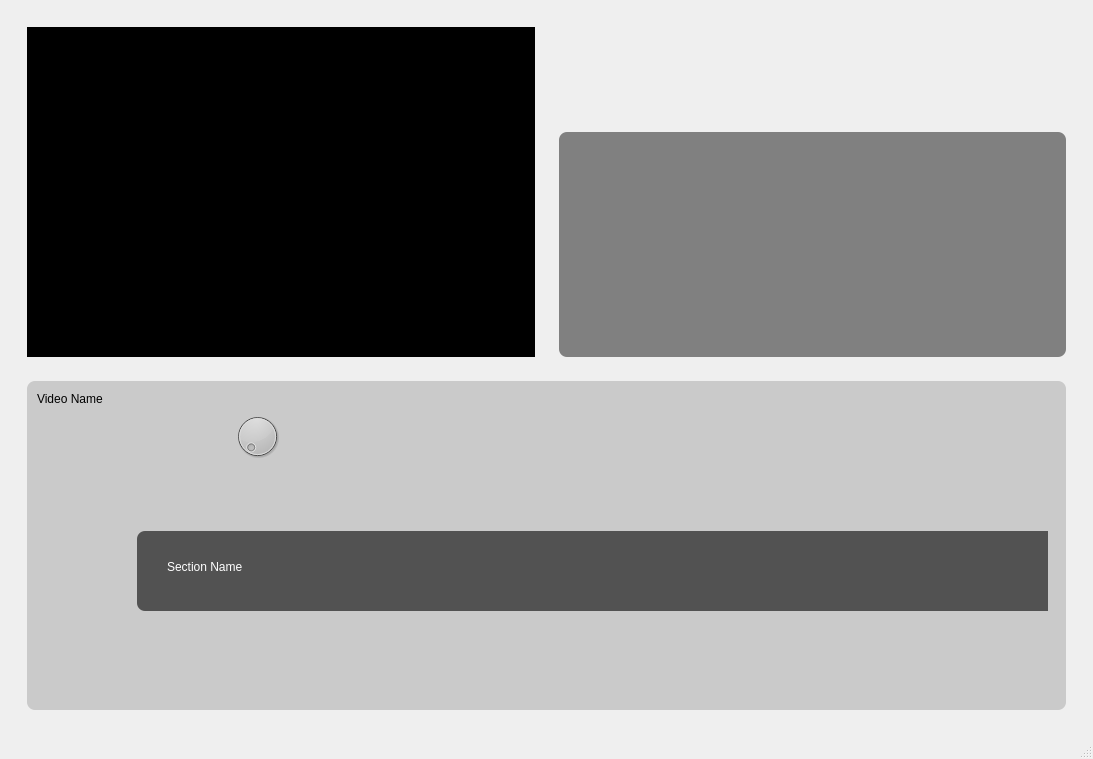
<?xml version="1.0" encoding="UTF-8"?>
<ui version="4.0">
 <class>EditWindow</class>
 <widget class="QMainWindow" name="EditWindow">
  <property name="geometry">
   <rect>
    <x>0</x>
    <y>0</y>
    <width>1093</width>
    <height>759</height>
   </rect>
  </property>
  <property name="windowTitle">
   <string>MainWindow</string>
  </property>
  <widget class="QWidget" name="centralwidget">
   <layout class="QGridLayout" name="gridLayout">
    <item row="0" column="0">
     <widget class="QWidget" name="widget" native="true">
      <layout class="QGridLayout" name="gridLayout_2">
       <item row="1" column="0" colspan="2">
        <widget class="QWidget" name="widget_2" native="true">
         <property name="styleSheet">
          <string notr="true">border:3px;</string>
         </property>
         <layout class="QVBoxLayout" name="verticalLayout">
          <item>
           <widget class="QWidget" name="widget_10" native="true">
            <property name="styleSheet">
             <string notr="true">background-color:rgb(202, 202, 202);
border-radius:8px;</string>
            </property>
            <widget class="QLabel" name="label">
             <property name="geometry">
              <rect>
               <x>10</x>
               <y>10</y>
               <width>81</width>
               <height>16</height>
              </rect>
             </property>
             <property name="text">
              <string>Video Name</string>
             </property>
            </widget>
            <widget class="QScrollArea" name="scrollArea_2">
             <property name="geometry">
              <rect>
               <x>0</x>
               <y>120</y>
               <width>1021</width>
               <height>131</height>
              </rect>
             </property>
             <property name="widgetResizable">
              <bool>true</bool>
             </property>
             <widget class="QWidget" name="scrollAreaWidgetContents_2">
              <property name="geometry">
               <rect>
                <x>0</x>
                <y>0</y>
                <width>1021</width>
                <height>131</height>
               </rect>
              </property>
              <widget class="QWidget" name="widget_15" native="true">
               <property name="geometry">
                <rect>
                 <x>110</x>
                 <y>30</y>
                 <width>1001</width>
                 <height>80</height>
                </rect>
               </property>
               <property name="styleSheet">
                <string notr="true">background-color:rgb(82, 82, 82)</string>
               </property>
               <widget class="QLabel" name="label_2">
                <property name="geometry">
                 <rect>
                  <x>30</x>
                  <y>20</y>
                  <width>151</width>
                  <height>31</height>
                 </rect>
                </property>
                <property name="styleSheet">
                 <string notr="true">color:rgb(255, 255, 255);</string>
                </property>
                <property name="text">
                 <string>Section Name</string>
                </property>
               </widget>
              </widget>
             </widget>
            </widget>
            <widget class="QWidget" name="widget_5" native="true">
             <property name="geometry">
              <rect>
               <x>10</x>
               <y>30</y>
               <width>261</width>
               <height>51</height>
              </rect>
             </property>
             <layout class="QHBoxLayout" name="horizontalLayout">
              <item>
               <widget class="QPushButton" name="folder_2">
                <property name="minimumSize">
                 <size>
                  <width>30</width>
                  <height>30</height>
                 </size>
                </property>
                <property name="maximumSize">
                 <size>
                  <width>30</width>
                  <height>30</height>
                 </size>
                </property>
                <property name="styleSheet">
                 <string notr="true">QPushButton
{
    border-radius:8px;
}

QPushButton:hover
{
    background-color:rgb(255, 235, 188);
}

QPushButton:pressed
{
    background-color:rgb(254, 198, 124);
}</string>
                </property>
                <property name="text">
                 <string/>
                </property>
                <property name="icon">
                 <iconset resource="resources.qrc">
                  <normaloff>:/pic/split-h.png</normaloff>:/pic/split-h.png</iconset>
                </property>
                <property name="iconSize">
                 <size>
                  <width>30</width>
                  <height>30</height>
                 </size>
                </property>
               </widget>
              </item>
              <item>
               <widget class="QPushButton" name="folder_3">
                <property name="minimumSize">
                 <size>
                  <width>30</width>
                  <height>30</height>
                 </size>
                </property>
                <property name="maximumSize">
                 <size>
                  <width>30</width>
                  <height>30</height>
                 </size>
                </property>
                <property name="styleSheet">
                 <string notr="true">QPushButton
{
    border-radius:8px;
}

QPushButton:hover
{
    background-color:rgb(255, 235, 188);
}

QPushButton:pressed
{
    background-color:rgb(254, 198, 124);
}</string>
                </property>
                <property name="text">
                 <string/>
                </property>
                <property name="icon">
                 <iconset resource="resources.qrc">
                  <normaloff>:/pic/lvjing.png</normaloff>:/pic/lvjing.png</iconset>
                </property>
                <property name="iconSize">
                 <size>
                  <width>30</width>
                  <height>30</height>
                 </size>
                </property>
               </widget>
              </item>
              <item>
               <widget class="QPushButton" name="folder_4">
                <property name="minimumSize">
                 <size>
                  <width>30</width>
                  <height>30</height>
                 </size>
                </property>
                <property name="maximumSize">
                 <size>
                  <width>30</width>
                  <height>30</height>
                 </size>
                </property>
                <property name="styleSheet">
                 <string notr="true">QPushButton
{
    border-radius:8px;
}

QPushButton:hover
{
    background-color:rgb(255, 235, 188);
}

QPushButton:pressed
{
    background-color:rgb(254, 198, 124);
}</string>
                </property>
                <property name="text">
                 <string/>
                </property>
                <property name="icon">
                 <iconset resource="resources.qrc">
                  <normaloff>:/pic/lock.png</normaloff>:/pic/lock.png</iconset>
                </property>
                <property name="iconSize">
                 <size>
                  <width>30</width>
                  <height>30</height>
                 </size>
                </property>
               </widget>
              </item>
              <item>
               <widget class="QPushButton" name="folder_5">
                <property name="minimumSize">
                 <size>
                  <width>30</width>
                  <height>30</height>
                 </size>
                </property>
                <property name="maximumSize">
                 <size>
                  <width>30</width>
                  <height>30</height>
                 </size>
                </property>
                <property name="styleSheet">
                 <string notr="true">QPushButton
{
    border-radius:8px;
}

QPushButton:hover
{
    background-color:rgb(255, 235, 188);
}

QPushButton:pressed
{
    background-color:rgb(254, 198, 124);
}</string>
                </property>
                <property name="text">
                 <string/>
                </property>
                <property name="icon">
                 <iconset resource="resources.qrc">
                  <normaloff>:/pic/musics.png</normaloff>:/pic/musics.png</iconset>
                </property>
                <property name="iconSize">
                 <size>
                  <width>30</width>
                  <height>30</height>
                 </size>
                </property>
               </widget>
              </item>
              <item>
               <widget class="QPushButton" name="folder_6">
                <property name="minimumSize">
                 <size>
                  <width>30</width>
                  <height>30</height>
                 </size>
                </property>
                <property name="maximumSize">
                 <size>
                  <width>30</width>
                  <height>30</height>
                 </size>
                </property>
                <property name="styleSheet">
                 <string notr="true">QPushButton
{
    border-radius:8px;
}

QPushButton:hover
{
    background-color:rgb(255, 235, 188);
}

QPushButton:pressed
{
    background-color:rgb(254, 198, 124);
}</string>
                </property>
                <property name="text">
                 <string/>
                </property>
                <property name="icon">
                 <iconset resource="resources.qrc">
                  <normaloff>:/pic/24gf-volumeHigh.png</normaloff>:/pic/24gf-volumeHigh.png</iconset>
                </property>
                <property name="iconSize">
                 <size>
                  <width>30</width>
                  <height>30</height>
                 </size>
                </property>
               </widget>
              </item>
              <item>
               <widget class="QDial" name="dial">
                <property name="minimumSize">
                 <size>
                  <width>30</width>
                  <height>30</height>
                 </size>
                </property>
               </widget>
              </item>
             </layout>
            </widget>
           </widget>
          </item>
         </layout>
        </widget>
       </item>
       <item row="0" column="1">
        <widget class="QWidget" name="widget_3" native="true">
         <layout class="QGridLayout" name="gridLayout_3">
          <item row="1" column="0" colspan="5">
           <widget class="QWidget" name="widget_7" native="true">
            <property name="minimumSize">
             <size>
              <width>0</width>
              <height>225</height>
             </size>
            </property>
            <property name="styleSheet">
             <string notr="true">background-color:rgb(128, 128, 128);
border-radius:8px;</string>
            </property>
            <widget class="QScrollArea" name="scrollArea">
             <property name="geometry">
              <rect>
               <x>0</x>
               <y>10</y>
               <width>491</width>
               <height>211</height>
              </rect>
             </property>
             <property name="widgetResizable">
              <bool>true</bool>
             </property>
             <widget class="QWidget" name="scrollwidgets">
              <property name="geometry">
               <rect>
                <x>0</x>
                <y>0</y>
                <width>491</width>
                <height>211</height>
               </rect>
              </property>
             </widget>
            </widget>
           </widget>
          </item>
          <item row="0" column="0">
           <widget class="QWidget" name="widget_4" native="true">
            <widget class="QPushButton" name="folder">
             <property name="geometry">
              <rect>
               <x>10</x>
               <y>10</y>
               <width>40</width>
               <height>40</height>
              </rect>
             </property>
             <property name="minimumSize">
              <size>
               <width>40</width>
               <height>40</height>
              </size>
             </property>
             <property name="maximumSize">
              <size>
               <width>30</width>
               <height>30</height>
              </size>
             </property>
             <property name="styleSheet">
              <string notr="true">QPushButton
{
    border-radius:8px;
}

QPushButton:hover
{
    background-color:rgb(255, 235, 188);
}

QPushButton:pressed
{
    background-color:rgb(254, 198, 124);
}</string>
             </property>
             <property name="text">
              <string/>
             </property>
             <property name="icon">
              <iconset resource="resources.qrc">
               <normaloff>:/pic/add.png</normaloff>:/pic/add.png</iconset>
             </property>
             <property name="iconSize">
              <size>
               <width>40</width>
               <height>40</height>
              </size>
             </property>
            </widget>
           </widget>
          </item>
          <item row="0" column="4">
           <widget class="QWidget" name="widget_12" native="true">
            <widget class="QPushButton" name="Folder_5">
             <property name="geometry">
              <rect>
               <x>0</x>
               <y>10</y>
               <width>40</width>
               <height>40</height>
              </rect>
             </property>
             <property name="minimumSize">
              <size>
               <width>40</width>
               <height>40</height>
              </size>
             </property>
             <property name="maximumSize">
              <size>
               <width>30</width>
               <height>30</height>
              </size>
             </property>
             <property name="styleSheet">
              <string notr="true">QPushButton
{
    border-radius:8px;
}

QPushButton:hover
{
    background-color:rgb(255, 235, 188);
}

QPushButton:pressed
{
    background-color:rgb(254, 198, 124);
}</string>
             </property>
             <property name="text">
              <string/>
             </property>
             <property name="icon">
              <iconset resource="resources.qrc">
               <normaloff>:/pic/tiaojie.png</normaloff>:/pic/tiaojie.png</iconset>
             </property>
             <property name="iconSize">
              <size>
               <width>40</width>
               <height>40</height>
              </size>
             </property>
            </widget>
           </widget>
          </item>
          <item row="0" column="1">
           <widget class="QWidget" name="widget_6" native="true">
            <widget class="QPushButton" name="Folder_2">
             <property name="geometry">
              <rect>
               <x>10</x>
               <y>10</y>
               <width>40</width>
               <height>40</height>
              </rect>
             </property>
             <property name="minimumSize">
              <size>
               <width>40</width>
               <height>40</height>
              </size>
             </property>
             <property name="maximumSize">
              <size>
               <width>30</width>
               <height>30</height>
              </size>
             </property>
             <property name="styleSheet">
              <string notr="true">QPushButton
{
    border-radius:8px;
}

QPushButton:hover
{
    background-color:rgb(255, 235, 188);
}

QPushButton:pressed
{
    background-color:rgb(254, 198, 124);
}</string>
             </property>
             <property name="text">
              <string/>
             </property>
             <property name="icon">
              <iconset resource="resources.qrc">
               <normaloff>:/pic/yinyue.png</normaloff>:/pic/yinyue.png</iconset>
             </property>
             <property name="iconSize">
              <size>
               <width>40</width>
               <height>40</height>
              </size>
             </property>
            </widget>
           </widget>
          </item>
          <item row="0" column="2">
           <widget class="QWidget" name="widget_8" native="true">
            <widget class="QPushButton" name="Folder_3">
             <property name="geometry">
              <rect>
               <x>0</x>
               <y>10</y>
               <width>40</width>
               <height>40</height>
              </rect>
             </property>
             <property name="minimumSize">
              <size>
               <width>40</width>
               <height>40</height>
              </size>
             </property>
             <property name="maximumSize">
              <size>
               <width>30</width>
               <height>30</height>
              </size>
             </property>
             <property name="styleSheet">
              <string notr="true">QPushButton
{
    border-radius:8px;
}

QPushButton:hover
{
    background-color:rgb(255, 235, 188);
}

QPushButton:pressed
{
    background-color:rgb(254, 198, 124);
}</string>
             </property>
             <property name="text">
              <string/>
             </property>
             <property name="icon">
              <iconset resource="resources.qrc">
               <normaloff>:/pic/texiao.png</normaloff>:/pic/texiao.png</iconset>
             </property>
             <property name="iconSize">
              <size>
               <width>40</width>
               <height>40</height>
              </size>
             </property>
            </widget>
           </widget>
          </item>
          <item row="0" column="3">
           <widget class="QWidget" name="widget_11" native="true">
            <widget class="QPushButton" name="Folder_4">
             <property name="geometry">
              <rect>
               <x>0</x>
               <y>10</y>
               <width>40</width>
               <height>40</height>
              </rect>
             </property>
             <property name="minimumSize">
              <size>
               <width>40</width>
               <height>40</height>
              </size>
             </property>
             <property name="maximumSize">
              <size>
               <width>30</width>
               <height>30</height>
              </size>
             </property>
             <property name="styleSheet">
              <string notr="true">QPushButton
{
    border-radius:8px;
}

QPushButton:hover
{
    background-color:rgb(255, 235, 188);
}

QPushButton:pressed
{
    background-color:rgb(254, 198, 124);
}</string>
             </property>
             <property name="text">
              <string/>
             </property>
             <property name="icon">
              <iconset resource="resources.qrc">
               <normaloff>:/pic/wenben.png</normaloff>:/pic/wenben.png</iconset>
             </property>
             <property name="iconSize">
              <size>
               <width>40</width>
               <height>40</height>
              </size>
             </property>
            </widget>
           </widget>
          </item>
         </layout>
        </widget>
       </item>
       <item row="0" column="0">
        <widget class="QWidget" name="widget_13" native="true">
         <layout class="QVBoxLayout" name="verticalLayout_2">
          <item>
           <widget class="VideoWidget" name="videowidget" native="true">
            <property name="styleSheet">
             <string notr="true">background-color:rgb(0, 0, 0)</string>
            </property>
           </widget>
          </item>
         </layout>
        </widget>
       </item>
      </layout>
     </widget>
    </item>
   </layout>
  </widget>
  <widget class="QMenuBar" name="menubar">
   <property name="geometry">
    <rect>
     <x>0</x>
     <y>0</y>
     <width>1093</width>
     <height>37</height>
    </rect>
   </property>
  </widget>
  <widget class="QStatusBar" name="statusbar"/>
 </widget>
 <customwidgets>
  <customwidget>
   <class>VideoWidget</class>
   <extends>QWidget</extends>
   <header location="global">videowidget.h</header>
   <container>1</container>
  </customwidget>
 </customwidgets>
 <resources>
  <include location="resources.qrc"/>
 </resources>
 <connections/>
</ui>
